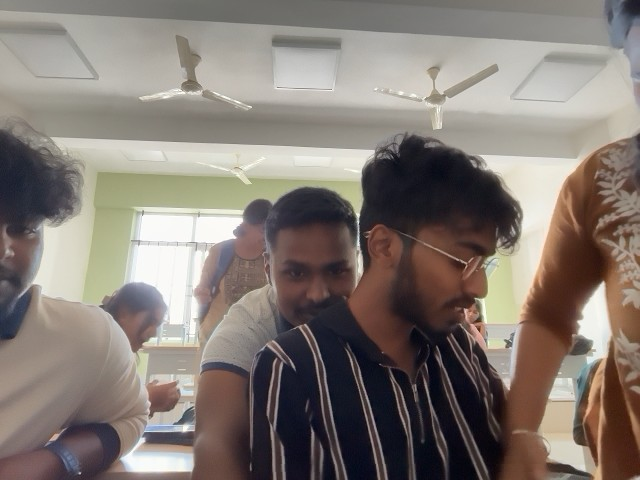
#> input picture backend/data/faces/U24AN23S0001/frame_001.jpg, 640 x 480 px
$ python -i face_engine.py   (imports and definitions only)   (older library calls are emulated)
#> lines starting #> are read from the running program, lines starting #| are printed output that depends on the picture
"""
face_engine.py — Face recognition engine using DeepFace.
Handles training (embedding generation) and verification (face matching).

Model: ArcFace — 99.8% accuracy on LFW, 512-dim embeddings.
       Uses Additive Angular Margin Loss for maximum discriminability.
       Best for long-distance / low-res / varying angles.
Detector: RetinaFace — Feature Pyramid Network, detects faces down to ~20×20px.

Long-distance enhancements:
  1. Super-resolution preprocessing — upscales small face crops 4× before embedding
  2. Multi-frame fusion — averages embeddings from multiple captures for robustness
  3. Adaptive quality scoring — rejects very low quality captures
"""
import os
import logging
import tempfile
import numpy as np
import cv2
from PIL import Image

import math

logger = logging.getLogger(__name__)

FACES_DIR = os.path.join(os.path.dirname(__file__), "data", "faces")
ENCODINGS_DIR = os.path.join(os.path.dirname(__file__), "data", "encodings")
GRIDS_DIR = os.path.join(os.path.dirname(__file__), "data", "grids")
# [2 lines not run here, left out]

# ─── Presence Threshold ──────────────────────────────────────────
# Student is marked present if detected in >= this fraction of total frames
PRESENCE_THRESHOLD = 0.30  # Lowered: 1 of 3 frames is enough if the match is strong

# ─── Model Configuration ──────────────────────────────────────────
MODEL_NAME = "ArcFace"
DETECTOR_BACKEND = "retinaface"
DISTANCE_METRIC = "cosine"
VERIFY_THRESHOLD = 0.40  # Strict enough to reject different people (empirical: different people collide at 0.30-0.47)
CONFIDENCE_REFERENCE = 0.68  # Used ONLY for confidence % display (decoupled from matching threshold)

# ─── Anti-False-Positive Config ───────────────────────────────────
MIN_FACE_AREA_PX = 15     # Allow detecting people further away in the classroom

# ─── Super-Resolution Config ──────────────────────────────────────
# Minimum face size (px) before we apply super-resolution upscaling
MIN_FACE_SIZE_FOR_SR = 80
# Upscale factor for super-resolution (2× or 4×)
SR_UPSCALE_FACTOR = 4
# Minimum sharpness (Laplacian variance) to accept a frame as usable
MIN_SHARPNESS_SCORE = 15.0


# [51 lines left out: functions _lazy_import, _image_to_temp_path, _compute_sharpness, _super_resolve, not called in this run]


def _preprocess_for_distance(img_path: str) -> str:
    """
    Full preprocessing pipeline for long-distance captures:
    1. Load the image
    2. Detect the face region
    3. If face is small, apply super-resolution upscaling
    4. Sharpen to recover fine details
    5. Save to a new temp file for DeepFace

    Returns the path to the preprocessed image (or original if no enhancement needed).
    """
#> called with img_path = 'data/faces/U24AN23S0001/frame_001.jpg'
    img = cv2.imread(img_path)
#> img is the input picture: shape (480, 640, 3); mean B, G, R 116.2, 122.7, 131.9
    if img is None:
        return img_path

    h, w = img.shape[:2]
#> h = 480; w = 640

    # Try to detect face bounding box using OpenCV's built-in cascade
    # (faster than RetinaFace for this preprocessing step)
    face_cascade = cv2.CascadeClassifier(
        cv2.data.haarcascades + "haarcascade_frontalface_default.xml"
    )
    gray = cv2.cvtColor(img, cv2.COLOR_BGR2GRAY)
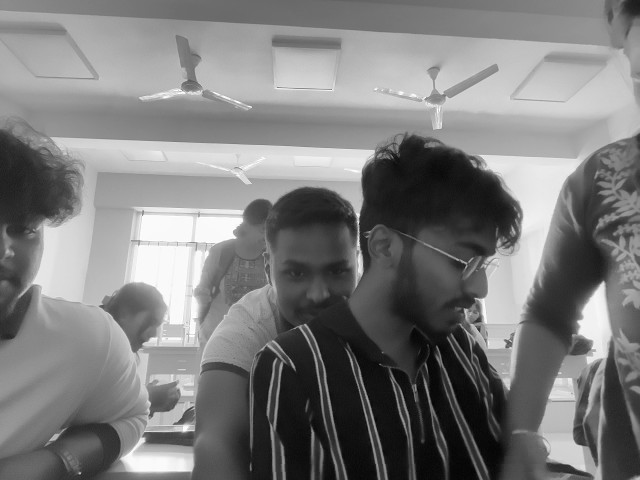
#> gray: shape (480, 640); min 2, max 255, mean 124.7
    faces = face_cascade.detectMultiScale(gray, scaleFactor=1.1, minNeighbors=3, minSize=(15, 15))
#> faces = [[258, 231, 109, 109]]

    if len(faces) == 0:
        # No face detected by cascade — still pass to RetinaFace (it's better at small faces)
        return img_path

    # Take the largest detected face
    x, y, fw, fh = max(faces, key=lambda f: f[2] * f[3])
#> x = 258; y = 231; fw = 109; fh = 109
    face_size = min(fw, fh)
#> face_size = 109

    if face_size >= MIN_FACE_SIZE_FOR_SR:
        # Face is large enough, no upscaling needed
        return img_path

    logger.info(f"Small face detected ({face_size}px), applying {SR_UPSCALE_FACTOR}× super-resolution")

    # Extract face region with padding (30% margin for context)
    pad = int(face_size * 0.3)
    y1 = max(0, y - pad)
    y2 = min(h, y + fh + pad)
    x1 = max(0, x - pad)
    x2 = min(w, x + fw + pad)
    face_crop = img[y1:y2, x1:x2]

    # Super-resolve the face crop
    enhanced_crop = _super_resolve(face_crop)

    # Paste back into the full image (upscaled)
    # For DeepFace, we just pass the enhanced crop directly
    tmp = tempfile.NamedTemporaryFile(suffix=".jpg", delete=False)
    cv2.imwrite(tmp.name, enhanced_crop, [cv2.IMWRITE_JPEG_QUALITY, 95])
    return tmp.name


# ─── Data Augmentation ────────────────────────────────────────────

# [719 lines left out: functions _augment_image, _extract_embedding, train_student, verify_face, verify_multi_frame, get_all_trained_usns and 7 more, not called in this run]


# ─── Utilities ─────────────────────────────────────────────────────

def is_trained(usn: str) -> bool:
    """Check if a student has a trained embedding."""
    return os.path.exists(os.path.join(ENCODINGS_DIR, f"{usn}.npy"))

>>> result = _preprocess_for_distance('data/faces/U24AN23S0001/frame_001.jpg')
